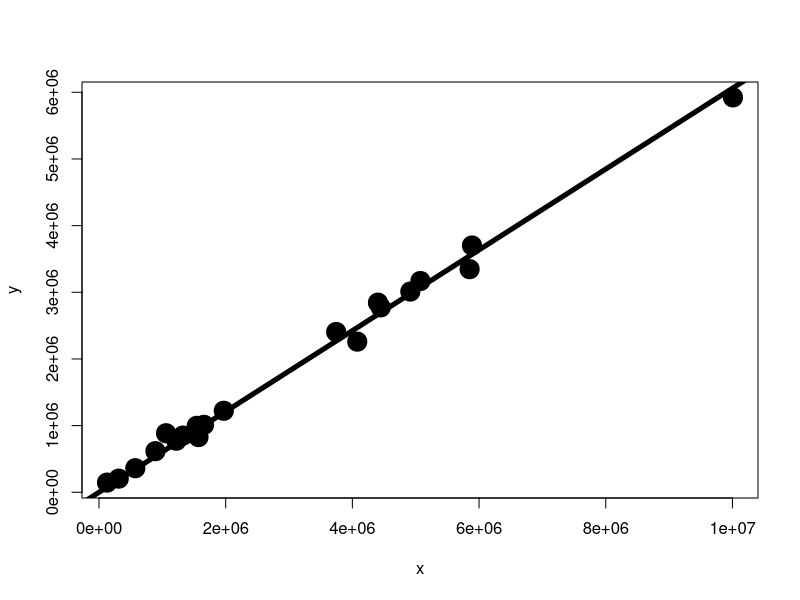
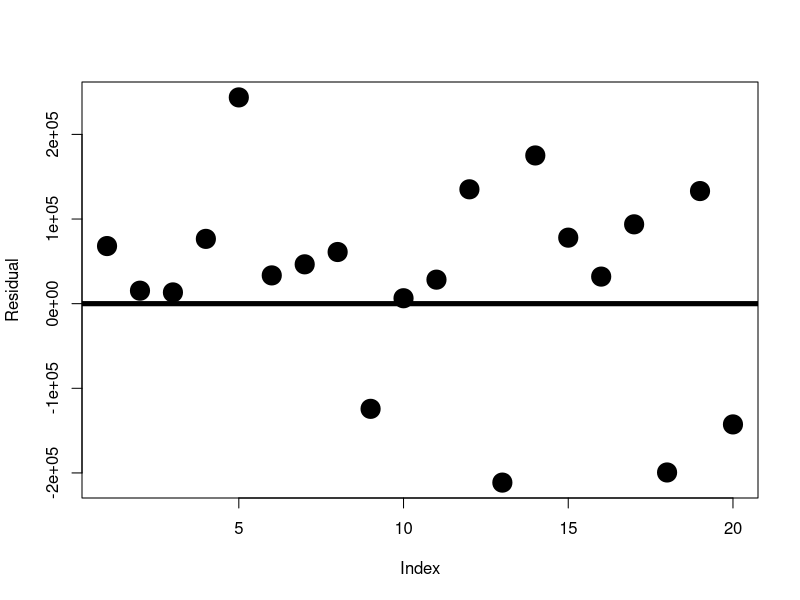
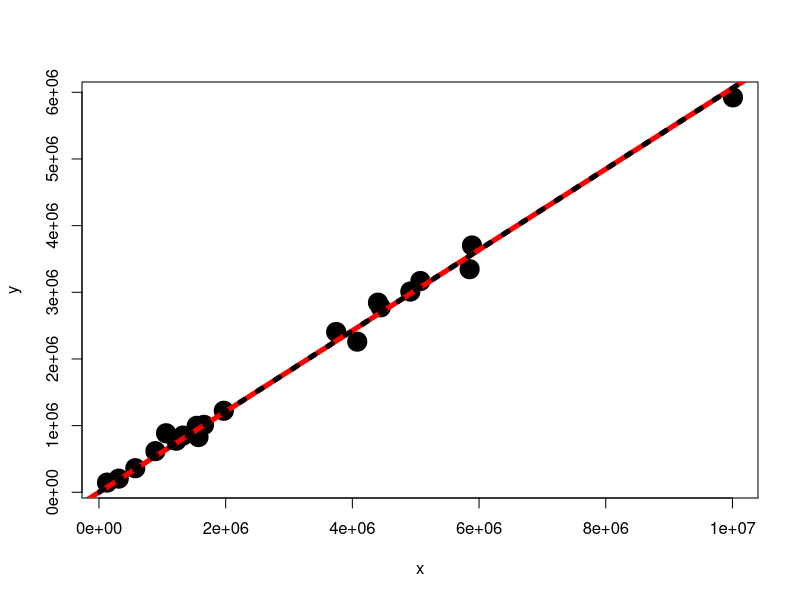

The R source for these figures, in order:
library(readxl)
library(pracma)

setwd ("c://R")
VehicleData <- read_excel("VehiclesItaly.xlsx")
head(VehicleData)
summary(VehicleData)

y<-VehicleData$Registrations
x<-(VehicleData$Population)
alpha <- mldivide(x,y)

plot(x,y,cex = 1.3,lwd = 10)
abline(a=0,b=alpha,lwd=5)

VehicleRegFit<-c(alpha)*x
Residual=y-VehicleRegFit

plot(Residual,cex = 1.3,lwd = 10)
abline(a=0,b=0,lwd=5)
stem(Residual)

Rsq1 = 1 - sum((y - VehicleRegFit)^2)/sum((y - mean(y))^2)


x1<-cbind(x,1)
alpha_beta <- mldivide(x1,y)
VehicleRegFit2<-x1%*%alpha_beta

plot(x,y,cex = 1.3,lwd = 10)
abline(a=0,b=alpha,lwd=5,col="red")
abline(a=alpha_beta[2,],b=alpha_beta[1,],lwd=5,lty=3)

Rsq2 = 1 - sum((y - VehicleRegFit2)^2)/sum((y - mean(y))^2)
